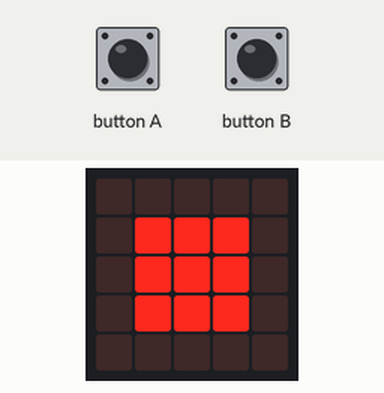
Simulated run of this program. Board: BBC micro:bit (MakeCode). Shown: the board's 5×5 LED display. The inputs (shaded band) are chosen by the test bench.

Above: at 1.2 s.
1.3 s: button A pressed for 0.15 s
At 2.1 s:
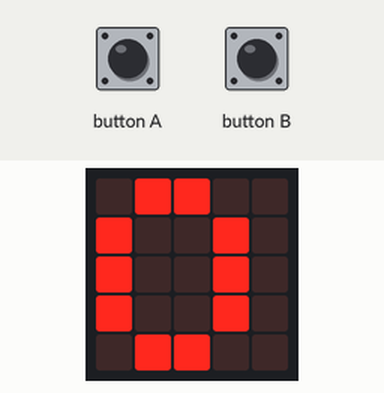
Timing chart, 0 to 4.3 s (numbered marks = the images above; inputs shaded):
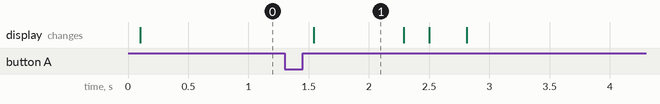

The program:

main.ts
```typescript
input.onButtonPressed(Button.A, function () {
    basic.showNumber(Sensor_botellas)
    basic.pause(200)
    basic.clearScreen()
})
input.onButtonPressed(Button.B, function () {
    Nivel_Botellas = 0
    Sensor_Botella = 0
})
let Sensor_Botella = 0
let Nivel_Botellas = 0
let Sensor_botellas = 0
Sensor_botellas = 0
let Nivel__botellas = 0
basic.forever(function () {
    Sensor_Botella = 0
    while (Nivel_Botellas == 50) {
        basic.showLeds(`
            # # # # #
            # # # # #
            # # # # #
            # # # # #
            # # # # #
            `)
    }
    basic.pause(100)
    basic.showLeds(`
        . . . . .
        . # # # .
        . # # # .
        . # # # .
        . . . . .
        `)
    if (Sensor_Botella == 1) {
        basic.showIcon(IconNames.Heart)
        music.playMelody("C5 B A G F E D C ", 200)
        basic.clearScreen()
        Nivel_Botellas += 1
        pins.digitalWritePin(DigitalPin.P0, 0)
    }
})
```

test.ts
```typescript
// aquí va el archivo "tests"; esto no se compilará cuando este paquete se utilice como una extensión.
```

Measured:
- after the input at 1.3 s, the display: changes after 0.24 s (image 1)
- what the display in image 1 shows lasts 0.8 s, from 1.5 s to 2.3 s
